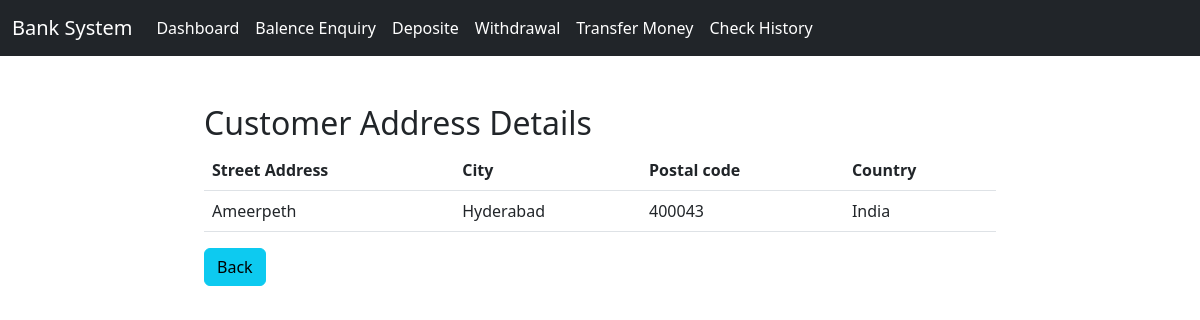
/accounts/customeraddressdetails/6/, run on the app's committed database.
### accounts/models.py (models this page shows)
class UserAddress(models.Model):
    user = models.OneToOneField(User,on_delete=models.CASCADE)
    street_address = models.CharField(max_length=100)
    city = models.CharField(max_length=100)
    postal_code = models.PositiveIntegerField()
    country = models.CharField(max_length=100)

### accounts/views.py (the view)
# urls.py: path('customeraddressdetails/<int:pk>/',views.CustomerAddressDetails.as_view(),name='customeraddressdetails'),
class CustomerAddressDetails(DetailView):
    model = UserAddress
    template_name = 'accounts/customeraddressdetails.html'
    context_object_name = 'details'

### accounts/templates/accounts/customeraddressdetails.html (shortened to what this page needs)
{% extends 'accounts/base.html' %}
{% block content %}
<form action="" method="POST">
    <div class="row">
        <div class="col-sm-2 mt-3"></div>
        <div class='col-sm-8 mt-5'>
            <h2>Customer Address Details</h2>
                <table class="table">
                    <thead>
                      <tr>
                        <th scope="col">Street Address</th>
                        <th scope="col">City</th>
                        <th scope="col">Postal code</th>
                        <th scope="col">Country</th>
                      </tr>
                    </thead>
                    <tbody>
                      <tr>
                        <td>{{details.street_address}}</td>
                        <td>{{details.city}}</td>
                        <td>{{details.postal_code}}</td>
                        <td>{{details.country}}</td>
                      </tr>
                    </tbody>
                </table>
                <a class="btn btn-info" href="{% url 'details' %}">Back</a>
        </div>
    </div>
</form>
{% endblock content %}

### data on the page
UserAddress: street_address "Ameerpeth", city "Hyderabad", postal_code "400043", country "India"
